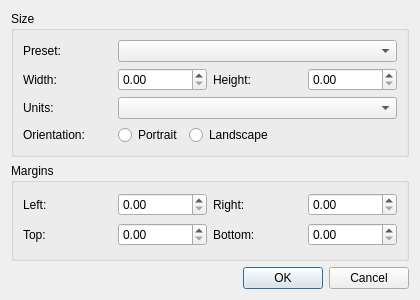
<?xml version="1.0" encoding="UTF-8"?>
<ui version="4.0">
 <class>lcPageSetupDialog</class>
 <widget class="QDialog" name="lcPageSetupDialog">
  <property name="geometry">
   <rect>
    <x>0</x>
    <y>0</y>
    <width>420</width>
    <height>300</height>
   </rect>
  </property>
  <property name="windowTitle">
   <string>Page Setup</string>
  </property>
  <layout class="QVBoxLayout" name="verticalLayout">
   <item>
    <widget class="QGroupBox" name="SizeGroup">
     <property name="title">
      <string>Size</string>
     </property>
     <layout class="QGridLayout" name="SizeLayout">
      <item row="0" column="0">
       <widget class="QLabel" name="PresetLabel">
        <property name="text">
         <string>Preset:</string>
        </property>
        <property name="buddy">
         <cstring>PresetComboBox</cstring>
        </property>
       </widget>
      </item>
      <item row="0" column="1" colspan="3">
       <widget class="QComboBox" name="PresetComboBox">
        <property name="toolTip">
         <string>Choose a standard paper or screen size, or Custom to enter your own.</string>
        </property>
       </widget>
      </item>
      <item row="1" column="0">
       <widget class="QLabel" name="WidthLabel">
        <property name="text">
         <string>Width:</string>
        </property>
        <property name="buddy">
         <cstring>WidthSpinBox</cstring>
        </property>
       </widget>
      </item>
      <item row="1" column="1">
       <widget class="QDoubleSpinBox" name="WidthSpinBox"/>
      </item>
      <item row="1" column="2">
       <widget class="QLabel" name="HeightLabel">
        <property name="text">
         <string>Height:</string>
        </property>
        <property name="buddy">
         <cstring>HeightSpinBox</cstring>
        </property>
       </widget>
      </item>
      <item row="1" column="3">
       <widget class="QDoubleSpinBox" name="HeightSpinBox"/>
      </item>
      <item row="2" column="0">
       <widget class="QLabel" name="UnitsLabel">
        <property name="text">
         <string>Units:</string>
        </property>
        <property name="buddy">
         <cstring>UnitsComboBox</cstring>
        </property>
       </widget>
      </item>
      <item row="2" column="1" colspan="3">
       <widget class="QComboBox" name="UnitsComboBox">
        <property name="toolTip">
         <string>Units used for the size and margins. A pixel is 1/72 inch, one pixel of the page image.</string>
        </property>
       </widget>
      </item>
      <item row="3" column="0">
       <widget class="QLabel" name="OrientationLabel">
        <property name="text">
         <string>Orientation:</string>
        </property>
       </widget>
      </item>
      <item row="3" column="1" colspan="3">
       <layout class="QHBoxLayout" name="OrientationLayout">
        <item>
         <widget class="QRadioButton" name="PortraitButton">
          <property name="text">
           <string>Portrait</string>
          </property>
         </widget>
        </item>
        <item>
         <widget class="QRadioButton" name="LandscapeButton">
          <property name="text">
           <string>Landscape</string>
          </property>
         </widget>
        </item>
        <item>
         <spacer name="OrientationSpacer">
          <property name="orientation">
           <enum>Qt::Horizontal</enum>
          </property>
          <property name="sizeHint" stdset="0">
           <size>
            <width>0</width>
            <height>0</height>
           </size>
          </property>
         </spacer>
        </item>
       </layout>
      </item>
     </layout>
    </widget>
   </item>
   <item>
    <widget class="QGroupBox" name="MarginsGroup">
     <property name="title">
      <string>Margins</string>
     </property>
     <layout class="QGridLayout" name="MarginsLayout">
      <item row="0" column="0">
       <widget class="QLabel" name="LeftLabel">
        <property name="text">
         <string>Left:</string>
        </property>
        <property name="buddy">
         <cstring>LeftSpinBox</cstring>
        </property>
       </widget>
      </item>
      <item row="0" column="1">
       <widget class="QDoubleSpinBox" name="LeftSpinBox"/>
      </item>
      <item row="0" column="2">
       <widget class="QLabel" name="RightLabel">
        <property name="text">
         <string>Right:</string>
        </property>
        <property name="buddy">
         <cstring>RightSpinBox</cstring>
        </property>
       </widget>
      </item>
      <item row="0" column="3">
       <widget class="QDoubleSpinBox" name="RightSpinBox"/>
      </item>
      <item row="1" column="0">
       <widget class="QLabel" name="TopLabel">
        <property name="text">
         <string>Top:</string>
        </property>
        <property name="buddy">
         <cstring>TopSpinBox</cstring>
        </property>
       </widget>
      </item>
      <item row="1" column="1">
       <widget class="QDoubleSpinBox" name="TopSpinBox"/>
      </item>
      <item row="1" column="2">
       <widget class="QLabel" name="BottomLabel">
        <property name="text">
         <string>Bottom:</string>
        </property>
        <property name="buddy">
         <cstring>BottomSpinBox</cstring>
        </property>
       </widget>
      </item>
      <item row="1" column="3">
       <widget class="QDoubleSpinBox" name="BottomSpinBox"/>
      </item>
     </layout>
    </widget>
   </item>
   <item>
    <widget class="QDialogButtonBox" name="buttonBox">
     <property name="orientation">
      <enum>Qt::Horizontal</enum>
     </property>
     <property name="standardButtons">
      <set>QDialogButtonBox::Cancel|QDialogButtonBox::Ok</set>
     </property>
    </widget>
   </item>
  </layout>
 </widget>
 <tabstops>
  <tabstop>PresetComboBox</tabstop>
  <tabstop>WidthSpinBox</tabstop>
  <tabstop>HeightSpinBox</tabstop>
  <tabstop>UnitsComboBox</tabstop>
  <tabstop>PortraitButton</tabstop>
  <tabstop>LandscapeButton</tabstop>
  <tabstop>LeftSpinBox</tabstop>
  <tabstop>RightSpinBox</tabstop>
  <tabstop>TopSpinBox</tabstop>
  <tabstop>BottomSpinBox</tabstop>
 </tabstops>
 <resources/>
 <connections>
  <connection>
   <sender>buttonBox</sender>
   <signal>accepted()</signal>
   <receiver>lcPageSetupDialog</receiver>
   <slot>accept()</slot>
   <hints>
    <hint type="sourcelabel">
     <x>227</x>
     <y>282</y>
    </hint>
    <hint type="destinationlabel">
     <x>157</x>
     <y>274</y>
    </hint>
   </hints>
  </connection>
  <connection>
   <sender>buttonBox</sender>
   <signal>rejected()</signal>
   <receiver>lcPageSetupDialog</receiver>
   <slot>reject()</slot>
   <hints>
    <hint type="sourcelabel">
     <x>295</x>
     <y>288</y>
    </hint>
    <hint type="destinationlabel">
     <x>286</x>
     <y>274</y>
    </hint>
   </hints>
  </connection>
 </connections>
</ui>
